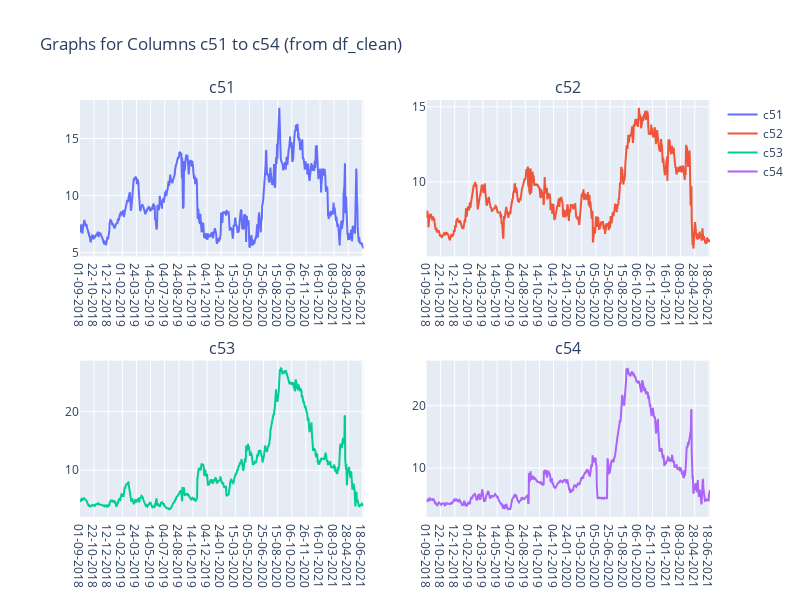

The code cell stored with this chart in its notebook:
### Code cell
import plotly.subplots as sp
import plotly.graph_objects as go

# Create a subplot grid with 2 rows and 2 columns
fig = sp.make_subplots(rows=2, cols=2, subplot_titles=('c51', 'c52', 'c53', 'c54'))

# Add traces for each column 'c51' to 'c54' in the subplot grid
for i, column_name in enumerate(['c51', 'c52', 'c53', 'c54']):
    row_num = i // 2 + 1  # Row number for subplot
    col_num = i % 2 + 1   # Column number for subplot
    
    # Create a trace for the current column and add it to the subplot grid
    trace = go.Scatter(x=df_clean['c1'], y=df_clean[column_name], mode='lines', name=column_name)
    fig.add_trace(trace, row=row_num, col=col_num)

# Update subplot layout
fig.update_layout(title='Graphs for Columns c51 to c54 (from df_clean)', showlegend=True, height=600, width=800)

# Show the figure
fig.show()

### Figure 1 — Plotly figure (JSON) as saved in the notebook; plotly's stock layout.template omitted (floating-point values rounded to 4 significant figures; data arrays with more than 128 entries replaced by an {"elided": "..."} marker saying what was removed)
{"data": [{"mode": "lines", "name": "c51", "type": "scatter", "x": {"elided": "1025 str values"}, "xaxis": "x", "y": {"elided": "1025 float values"}, "yaxis": "y"}, {"mode": "lines", "name": "c52", "type": "scatter", "x": {"elided": "1025 str values"}, "xaxis": "x2", "y": {"elided": "1025 float values"}, "yaxis": "y2"}, {"mode": "lines", "name": "c53", "type": "scatter", "x": {"elided": "1025 str values"}, "xaxis": "x3", "y": {"elided": "1025 float values"}, "yaxis": "y3"}, {"mode": "lines", "name": "c54", "type": "scatter", "x": {"elided": "1025 str values"}, "xaxis": "x4", "y": {"elided": "1025 float values"}, "yaxis": "y4"}], "layout": {"annotations": [{"font": {"size": 16}, "showarrow": false, "text": "c51", "x": 0.225, "xanchor": "center", "xref": "paper", "y": 1, "yanchor": "bottom", "yref": "paper"}, {"font": {"size": 16}, "showarrow": false, "text": "c52", "x": 0.775, "xanchor": "center", "xref": "paper", "y": 1, "yanchor": "bottom", "yref": "paper"}, {"font": {"size": 16}, "showarrow": false, "text": "c53", "x": 0.225, "xanchor": "center", "xref": "paper", "y": 0.375, "yanchor": "bottom", "yref": "paper"}, {"font": {"size": 16}, "showarrow": false, "text": "c54", "x": 0.775, "xanchor": "center", "xref": "paper", "y": 0.375, "yanchor": "bottom", "yref": "paper"}], "height": 600, "showlegend": true, "title": {"text": "Graphs for Columns c51 to c54 (from df_clean)"}, "width": 800, "xaxis": {"anchor": "y", "domain": [0, 0.45]}, "xaxis2": {"anchor": "y2", "domain": [0.55, 1]}, "xaxis3": {"anchor": "y3", "domain": [0, 0.45]}, "xaxis4": {"anchor": "y4", "domain": [0.55, 1]}, "yaxis": {"anchor": "x", "domain": [0.625, 1]}, "yaxis2": {"anchor": "x2", "domain": [0.625, 1]}, "yaxis3": {"anchor": "x3", "domain": [0, 0.375]}, "yaxis4": {"anchor": "x4", "domain": [0, 0.375]}}}
